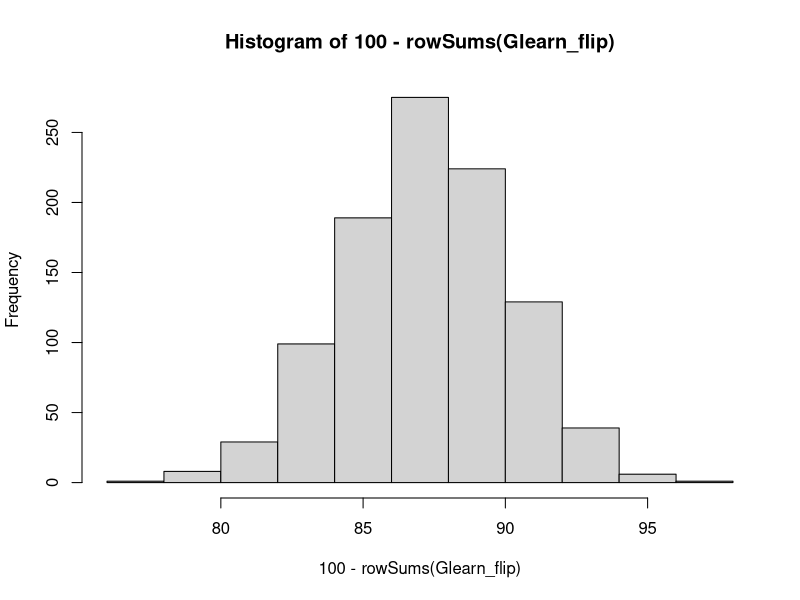
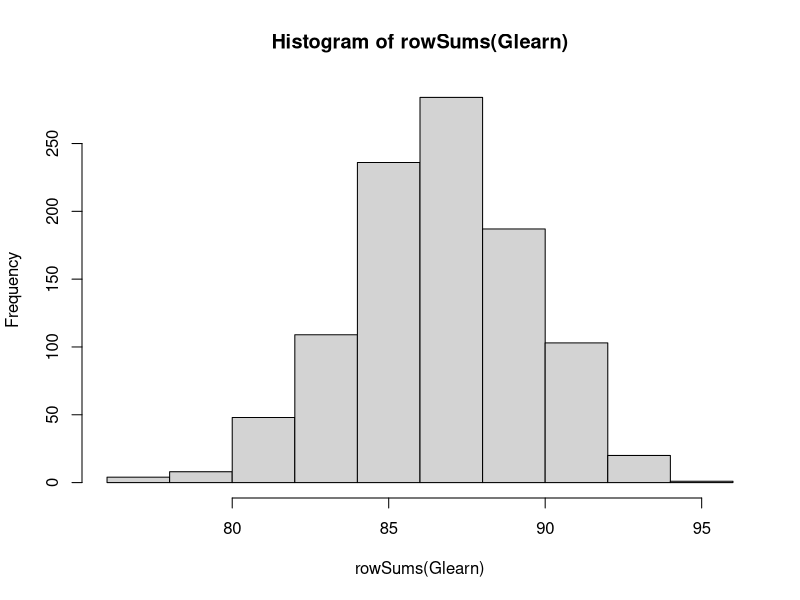
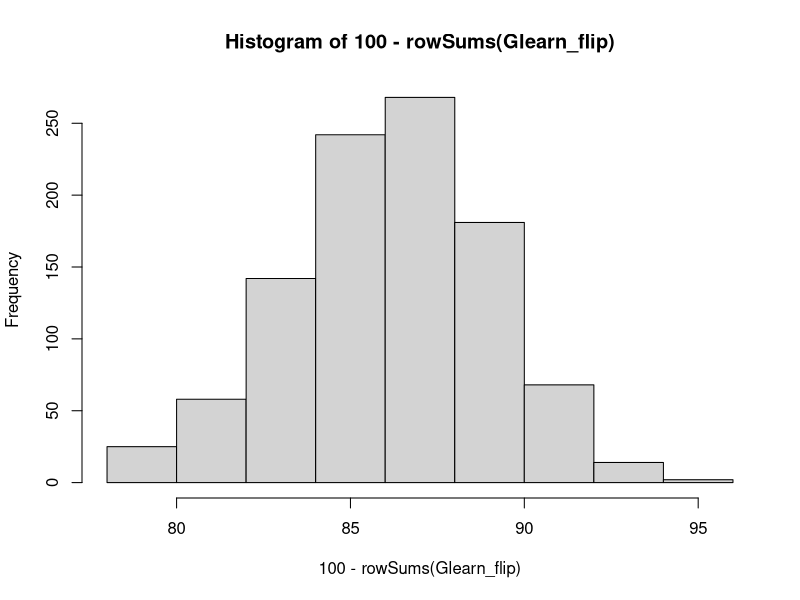
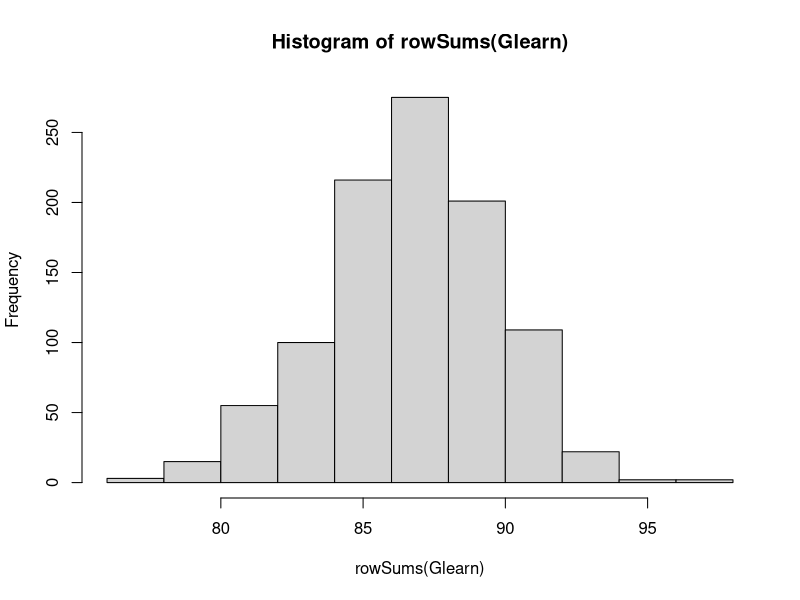
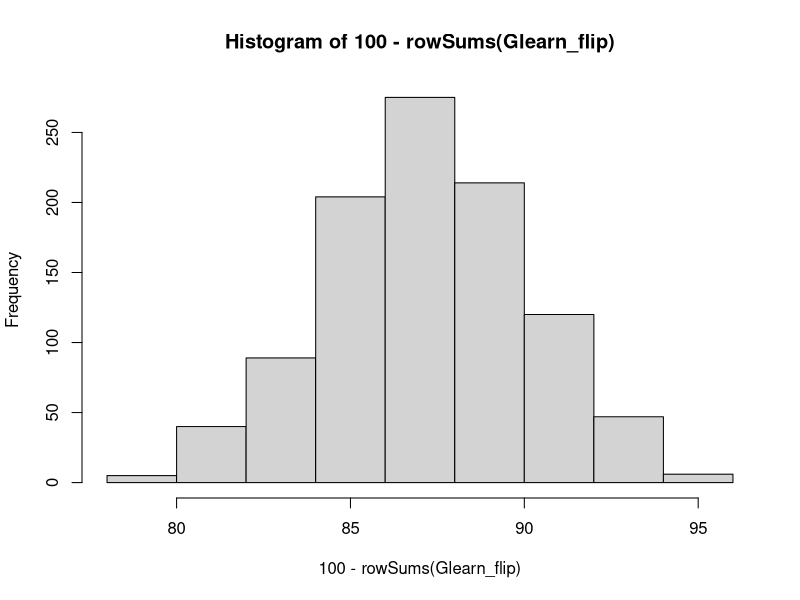
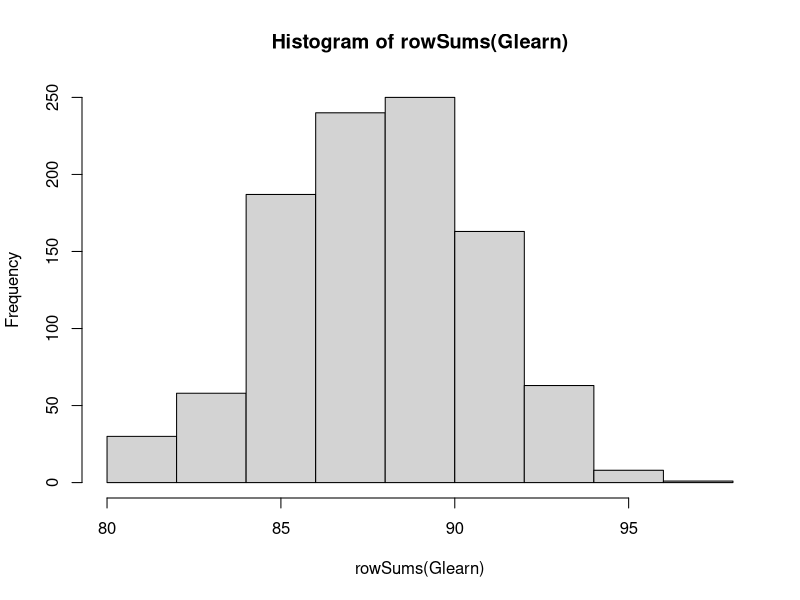
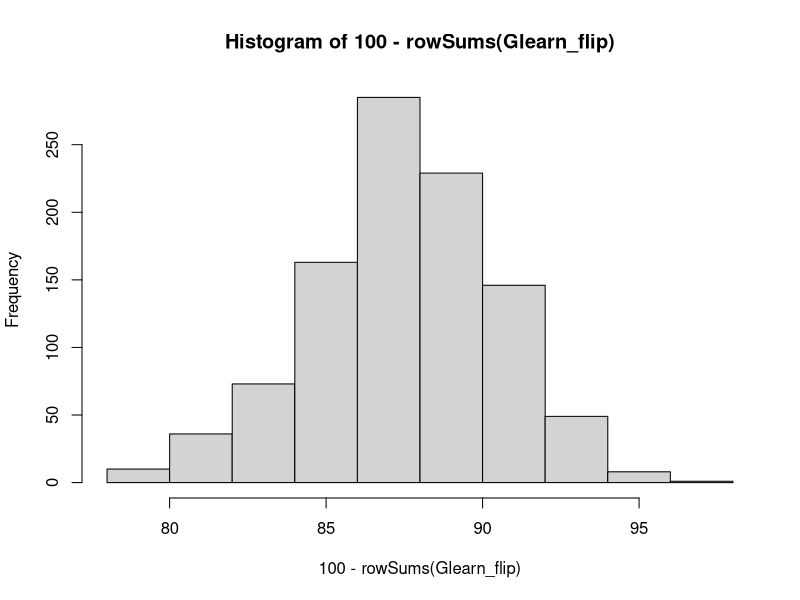
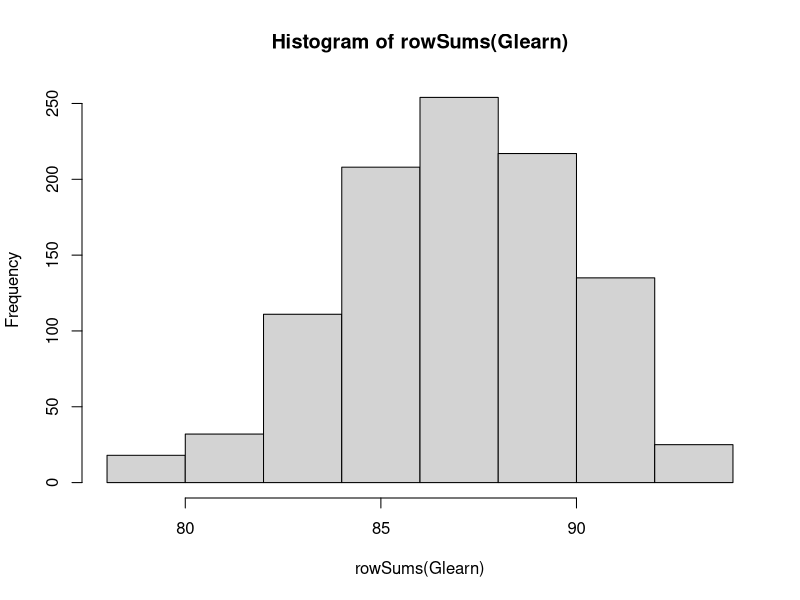

Here is the R script that generated these plots, in order:
#install.packages("R2jags")
#library(R2jags)


set.seed(1983) # first random seed to ensure replicability of the series of "experiments" we want to run

nseeds = 10 # number of "experiments" to run


# Ignore this for now - will make sense later when we start playing with our poteriors
# defining a function for calculating the maximum of the posterior density (not exactly the same as the mode)
MPD <- function(x) {
  density(x)$x[which(density(x)$y==max(density(x)$y))]
}

# creating vectors for keeping track of the outputs from our two simulations for the series of different experiments
MPD_Glearn_flipped <- array(NA, c(nseeds))
MPD_Glearn <- array(NA, c(nseeds))
mean_Glearn_flipped <- array(NA, c(nseeds))
mean_Glearn <- array(NA, c(nseeds))


for (i in 1:nseeds) {
  # ------ Model 1 - unfortunate learner with flipped labels
  #simulation - running an experiment as if we knew the process and the parameter
  
  ntrials <- 100 # number of trials (chicken to be sexed)
  nagents <- 1000 # number of agents to test on (aka. "applicants" for the job)
  Glearn_flip <- array(NA, c(nagents,ntrials)) # vector to keep track of the guesses
  
  theta_learn_flip <- array(NA, c(nagents,ntrials)) # vector to keep track of the skill level
  alpha_flip <- -0.03 # learning rate
  theta1 <- 0.5
  
  theta_learn_flip[ ,1] <- theta1
  Glearn_flip[ ,1] <- rbinom(1,1,theta1)
  
  for (s in 1:nagents){
    for (t in 2:ntrials) {
      theta_learn_flip[s,t] <- theta_learn_flip[s,t-1]^(1/(1+alpha_flip)) # theta updates on every trial according to the learning rate
      Glearn_flip[s,t] <- rbinom(1,1,theta_learn_flip[s,t]) # guess on every trial drawn from a binomial distribution with a probability of (the updated) theta
    }
  }
  
  mean_Glearn_flipped[i] <- 100-mean(rowSums(Glearn_flip)) # calculating the mean number of "flipped corrects" across all 1000 applicants/agents
  
  hist(100-rowSums(Glearn_flip)) # plotting a histogram of the 1000 agents' number of "flipped corrects"
  MPD_Glearn_flipped[i] <- MPD(100-rowSums(Glearn_flip)) # calculating the maximum of the density of the 1000 agents' number of "flipped corrects"
  
  # ------ Model 2 - "standard" learning model
  #simulation - running an experiment as if we knew the process and the parameter
  
  ntrials <- 100
  nagents <- 1000
  Glearn <- array(NA, c(nagents,ntrials))
  
  theta_learn <- array(NA, c(nagents,ntrials))
  alpha <- 0.05
  theta1 <- 0.5
  
  theta_learn[ ,1] <- theta1
  Glearn[ ,1] <- rbinom(1,1,theta1)
  
  for (s in 1:nagents){
    for (t in 2:ntrials) {
      theta_learn[s,t] <- theta_learn[s,t-1]^(1/(1+alpha))
      Glearn[s,t] <- rbinom(1,1,theta_learn[s,t])
    }
  }
  
  mean_Glearn[i] <- mean(rowSums(Glearn))
  
  hist(rowSums(Glearn))
  MPD_Glearn[i] <- MPD(rowSums(Glearn))
}

ylims = c(86.5,89.5) # pre-setting the ylims for the plotting

# plotting the outcomes of the series of "experiments"
plot(1:10,MPD_Glearn,type='l', ylim=ylims)
lines(1:10,MPD_Glearn_flipped,type='l',col=2)
legend('topleft',c('MPD Glearn', 'MPD Glearn_flipped'), pch = "-", col = c(1, 2))

plot(1:10,mean_Glearn,type='l', ylim=ylims)
lines(1:10,mean_Glearn_flipped,type='l',col=2)
legend('topleft',c('mean Glearn', 'mean Glearn_flipped'), pch = "-", col = c(1, 2))

mean(MPD_Glearn)
mean(MPD_Glearn_flipped)

mean(mean_Glearn)
mean(mean_Glearn_flipped)
